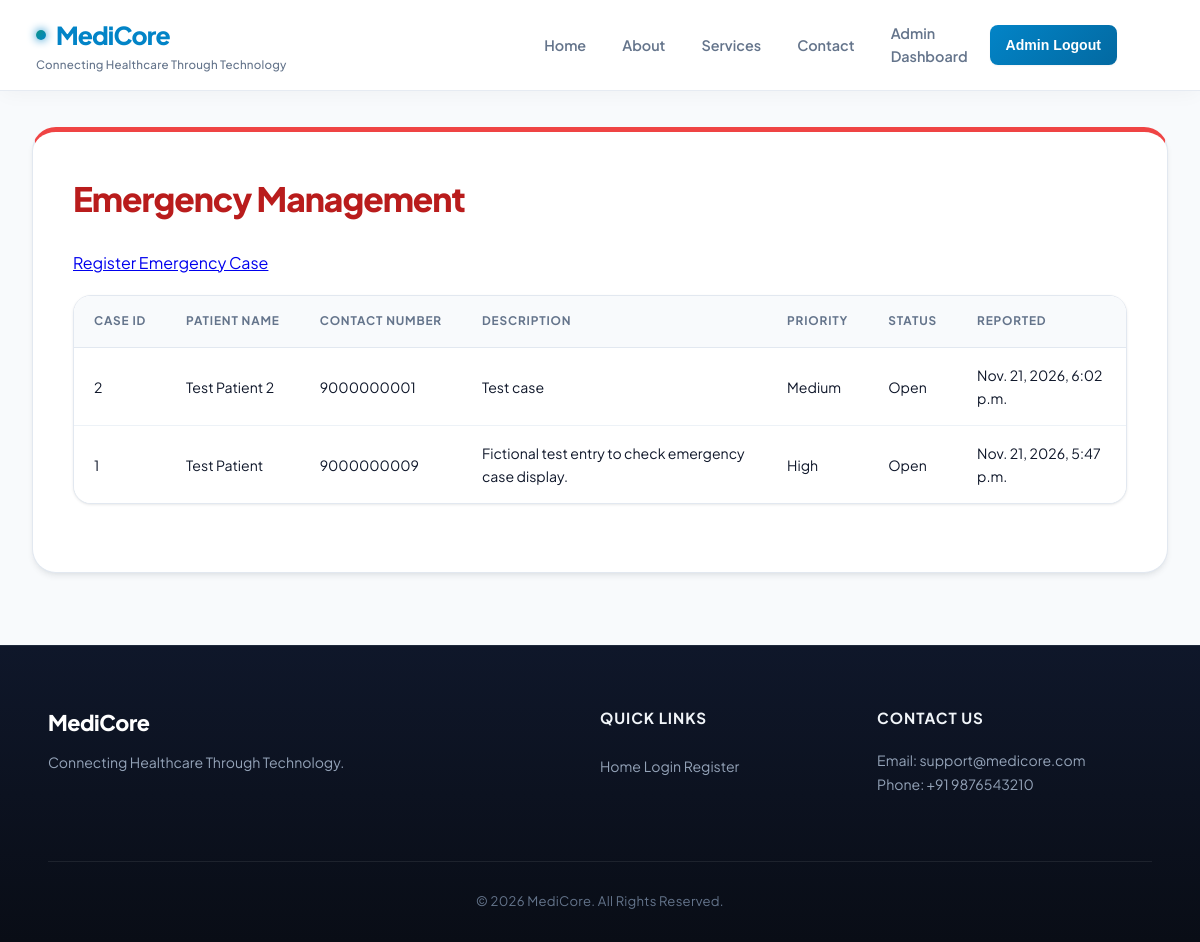
The app's page /emergency/ (signed in) with its own data.
### PulsePoint/models.py (models this page shows, shortened)
class EmergencyCase(models.Model):
    PRIORITY_CHOICES = [
        ("Low", "Low"),
        ("Medium", "Medium"),
        ("High", "High"),
        ("Critical", "Critical"),
    ]
    STATUS_CHOICES = [
        ("Open", "Open"),
        ("In Progress", "In Progress"),
        ("Resolved", "Resolved"),
    ]
    patient = models.ForeignKey(
        RegisterModel,
        on_delete=models.SET_NULL,
        null=True,
        blank=True,
        related_name="emergency_cases"
    )
    patient_name = models.CharField(max_length=100)
    contact_phone = models.CharField(max_length=15, blank=True)
    description = models.TextField()
    priority = models.CharField(
        max_length=20,
        choices=PRIORITY_CHOICES,
        default="Medium"
    )
    status = models.CharField(
        max_length=20,
        choices=STATUS_CHOICES,
        default="Open"
    )
    reported_at = models.DateTimeField(auto_now_add=True)

### PulsePoint/views.py (the view)
# urls.py: path('emergency/', views.emergency, name='emergency'),
@staff_member_required(login_url="admin_login")
def emergency(request):
    cases = EmergencyCase.objects.all().order_by("-reported_at")
    return render(request, "emergency.html", {"cases": cases})

### PulsePoint/templates/emergency.html (shortened to what this page needs)
{% extends 'base.html' %}
{% load static %}
{% block css %}
<link rel="stylesheet" href="{% static 'css/emergency.css' %}">
{% endblock %}
{% block content %}
<section class="emergency-section">
    <h1>Emergency Management</h1>
    <a href="{% url 'register_emergency' %}">
        Register Emergency Case
    </a>
    <table>
    <thead>
        <tr>
            <th>Case ID</th>
            <th>Patient Name</th>
            <th>Contact Number</th>
            <th>Description</th>
            <th>Priority</th>
            <th>Status</th>
            <th>Reported</th>
        </tr>
    </thead>
    <tbody>
        {% for case in cases %}
        <tr>
            <td>{{ case.id }}</td>
            <td>{{ case.patient_name }}</td>
            <td>{{ case.contact_phone|default:"Not provided" }}</td>
            <td>{{ case.description }}</td>
            <td>{{ case.priority }}</td>
            <td>{{ case.status }}</td>
            <td>{{ case.reported_at }}</td>
        </tr>
        {% empty %}
        <tr>
            <td colspan="7">No emergency cases available.</td>
        </tr>
        {% endfor %}
    </tbody>
</table>
</section>
{% endblock %}

### PulsePoint/static/css/base.css (style rules this page uses)
:root { --primary: #0284c7; --primary-hover: #0369a1; --primary-dark: #075985; --primary-light: #e0f2fe; --primary-50: #f0f9ff; --primary-glow: rgba(2, 132, 199, 0.22); --secondary: #0d9488; --secondary-hover: #0f766e; --secondary-light: #ccfbf1; --secondary-50: #f0fdfa; --accent: #6366f1; --accent-light: #e0e7ff; --success: #10b981; --success-dark: #047857; --success-light: #d1fae5; --success-50: #ecfdf5; --warning: #f59e0b; --warning-dark: #b45309; --warning-light: #fef3c7; --warning-50: #fffbeb; --danger: #ef4444; --danger-dark: #b91c1c; --danger-light: #fee2e2; --danger-50: #fef2f2; --bg-page: #f8fafc; --bg-card: #ffffff; --bg-subtle: #f1f5f9; --bg-elevated: #ffffff; --text-main: #0f172a; --text-secondary: #334155; --text-muted: #64748b; --text-subtle: #94a3b8; --text-inverse: #ffffff; --border-light: #e2e8f0; --border-subtle: #edf2f7; --border-medium: #cbd5e1; --border-focus: #0284c7; --shadow-xs: 0 1px 2px 0 rgba(15, 23, 42, 0.05); --shadow-sm: 0 1px 3px 0 rgba(15, 23, 42, 0.08), 0 1px 2px -1px rgba(15, 23, 42, 0.06); --shadow-md: 0 4px 6px -1px rgba(15, 23, 42, 0.08), 0 2px 4px -2px rgba(15, 23, 42, 0.05); --shadow-lg: 0 12px 24px -4px rgba(15, 23, 42, 0.08), 0 4px 8px -2px rgba(15, 23, 42, 0.04); --shadow-xl: 0 20px 32px -6px rgba(15, 23, 42, 0.1), 0 8px 16px -4px rgba(15, 23, 42, 0.06); --shadow-glow: 0 0 20px -3px var(--primary-glow); --radius-xs: 4px; --radius-sm: 8px; --radius-md: 12px; --radius-lg: 18px; --radius-xl: 24px; --radius-full: 9999px; --transition-fast: 0.15s cubic-bezier(0.4, 0, 0.2, 1); --transition-normal: 0.25s cubic-bezier(0.16, 1, 0.3, 1); }
*, *::before, *::after { margin: 0; padding: 0; box-sizing: border-box; }
html { font-size: 16px; scroll-behavior: smooth; overflow-x: hidden; }
body { font-family: 'Plus Jakarta Sans', system-ui, -apple-system, BlinkMacSystemFont, 'Segoe UI', Roboto, sans-serif; background-color: var(--bg-page); color: var(--text-main); min-height: 100vh; display: flex; flex-direction: column; line-height: 1.6; -webkit-font-smoothing: antialiased; -moz-osx-font-smoothing: grayscale; overflow-x: hidden; position: relative; width: 100%; }
table { width: 100%; border-collapse: separate; border-spacing: 0; background: var(--bg-card); border-radius: var(--radius-lg); overflow: hidden; box-shadow: var(--shadow-sm); border: 1px solid var(--border-light); margin-top: 18px; }
.table-responsive table { margin: 0; border: none; border-radius: 0; box-shadow: none; min-width: 580px; }
thead th { background-color: #f8fafc; color: var(--text-muted); font-size: 0.74rem; font-weight: 700; text-transform: uppercase; letter-spacing: 0.07em; padding: 16px 20px; border-bottom: 1.5px solid var(--border-light); text-align: left; white-space: nowrap; }
tbody td { padding: 16px 20px; border-bottom: 1px solid var(--border-subtle); font-size: 0.88rem; color: var(--text-main); vertical-align: middle; transition: var(--transition-fast); }
tbody tr:last-child td { border-bottom: none; }

### PulsePoint/static/css/emergency.css (style rules this page uses)
.emergency-section { background: var(--bg-card); padding: 40px; border-radius: var(--radius-xl); border: 1px solid var(--border-light); box-shadow: var(--shadow-md); border-top: 5px solid var(--danger); position: relative; }
.emergency-section h1 { font-size: clamp(1.5rem, 5vw, 2.1rem); font-weight: 800; color: var(--danger-dark); letter-spacing: -0.03em; margin-bottom: 24px; display: flex; align-items: center; gap: 12px; }

### records on screen
EmergencyCase: id "2", patient_name "Test Patient 2", contact_phone "9000000001", description "Test case", priority "Medium", status "Open", reported_at "Nov. 21, 2026, 6:02 p.m."
EmergencyCase: id "1", patient_name "Test Patient", contact_phone "9000000009", description "Fictional test entry to check emergency case display.", priority "High", status "Open", reported_at "Nov. 21, 2026, 5:47 p.m."
